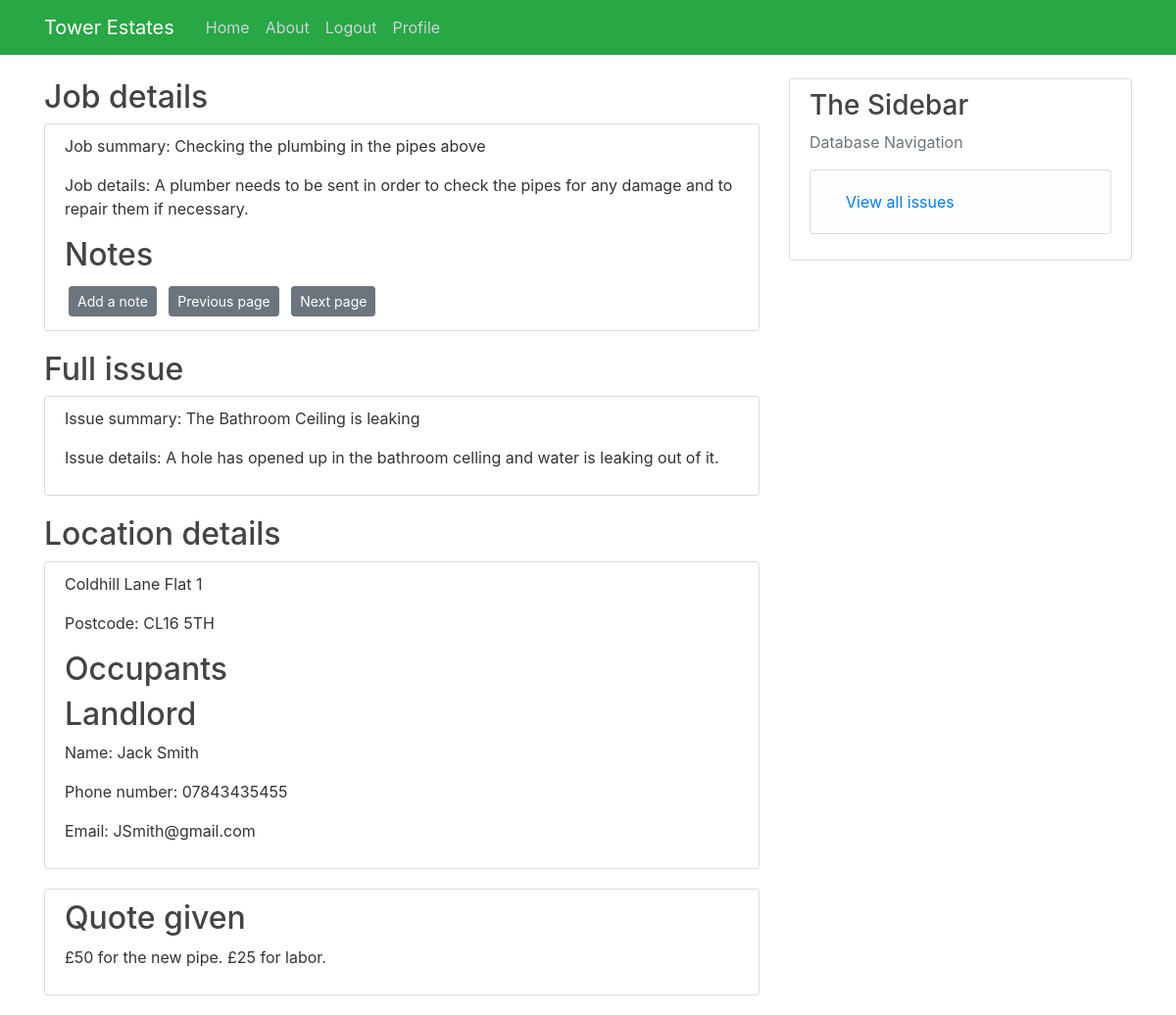
/contractor_job/1 (signed in), run on the app's committed database.
### Tower/models.py (models this page shows, shortened)
class Jobs(db.Model):
    job_id = db.Column(db.Integer, primary_key=True)
    summary = db.Column(db.String(100), nullable=False)
    content = db.Column(db.String(500), nullable=False)
    opened = db.Column(db.DateTime, nullable=False, default=datetime.utcnow())
    closed = db.Column(db.Boolean, default=False)
    issue = db.Column(db.Integer, db.ForeignKey("issue.issue_id"), nullable=False)
    quotes = db.relationship("Quotes", backref="Jobs", lazy=True, cascade="all, delete-orphan")
    notes = db.relationship("Jobs_Notes", backref="Jobs", lazy=True, cascade="all, delete-orphan")

class Issue(db.Model):
    issue_id = db.Column(db.Integer, primary_key=True)
    summary = db.Column(db.String(100), nullable=False)
    content = db.Column(db.String(500), nullable=False)
    approved = db.Column(db.Boolean, default=False)
    opened = db.Column(db.DateTime, nullable=False, default=datetime.utcnow())
    closed = db.Column(db.Boolean, default=False)
    property_id = db.Column(db.Integer, db.ForeignKey("properties.property_id"), nullable=False)
    jobs = db.relationship("Jobs", backref="Issue", lazy=True, cascade="all, delete-orphan")
    notes = db.relationship("Issue_Notes", backref="Issue", lazy=True, cascade="all, delete-orphan")

class Properties(db.Model):
    property_id = db.Column(db.Integer, primary_key=True)
    address_line_1 = db.Column(db.String(35), nullable=False)
    address_line_2 = db.Column(db.String(20), nullable=True, default=" ")
    postcode = db.Column(db.String(10), nullable=False)
    landlord_id = db.Column(db.Integer, db.ForeignKey("user.user_id"), nullable=False)
    issue = db.relationship("Issue",cascade="all, delete-orphan", backref="Properties", lazy=True)

class User(db.Model, UserMixin):
    user_id = db.Column(db.Integer, primary_key=True)
    name = db.Column(db.String(55), nullable=False)
    phone_number= db.Column(db.String(15), nullable=False)
    role= db.Column(db.String(12), nullable=False)
    email = db.Column(db.String(120), unique=True, nullable=False)
    business= db.Column(db.String(150), nullable=True)
    password = db.Column(db.String(64), nullable=False)
    properties = db.relationship("Properties",cascade="all, delete-orphan" ,backref="User", lazy=True)
    occupants = db.relationship("Tenancies", backref="User", secondary=occupants, lazy=True)
    contractor = db.relationship("Quotes", cascade="all, delete-orphan",backref="User", lazy=True)

class Quotes(db.Model):
    quote_id = db.Column(db.Integer, primary_key=True)
    created = db.Column(db.DateTime, default=datetime.utcnow)
    content = db.Column(db.String(500), nullable=False)
    chosen = db.Column(db.Boolean, default=False)
    job = db.Column(db.Integer, db.ForeignKey("jobs.job_id"), nullable=False)
    contractor = db.Column(db.Integer, db.ForeignKey("user.user_id"), nullable=False)

### Tower/routes.py (the view)
@app.route("/contractor_job/<int:job_id>")
@login_required
def contractor_job(job_id):
    page = request.args.get("page", 1, type=int)
    quote = db.session.query(Quotes).filter_by(job = job_id).first()
    job = db.session.query(Jobs).filter_by(job_id = job_id).first()
    issue= db.session.query(Issue).filter_by(issue_id = job.issue).first()
    location = db.session.query(Properties).filter_by(property_id = issue.property_id).first()
    landlord = db.session.query(User).filter_by(user_id = location.landlord_id).first()
    job_notes= db.session.query(Jobs_Notes).filter(Jobs_Notes.job == job.job_id)
    notes = job_notes.paginate(page, per_page=5)
    next_url = url_for("contractor_job", page=notes.next_num) \
        if notes.has_next else None
    prev_url = url_for("contractor_job", page=notes.prev_num) \
        if notes.has_prev else None
    occupants = db.session.query(User, Tenancies).outerjoin(Tenancies.occupants).filter(Tenancies.property_id == location.property_id)
    return render_template("contractor_job.html", quote=quote, job=job, location=location, issue=issue,
                           landlord=landlord, occupants=occupants, title="Job", next_url=next_url, prev_url=prev_url,
                           notes=notes)

### Tower/models.py (called while the page is built)
@login_manager.user_loader
def load_user(user_id):
    return User.query.get(int(user_id))

### Tower/templates/contractor_job.html (shortened to what this page needs)
{% extends "layout.html" %}
{% block content %}
<div class="article-title">
    <h2>Job details</h2>
</div>
<div class="content-section">
    <p>Job summary: {{job.summary}}</p>
    <p>Job details: {{job.content}}</p>
    <h2 class="article-title"> Notes</h2>
    <a class="btn btn-secondary btn-sm m-1" href=" {{url_for('add_job_note', job_id = job.job_id)}}">Add a note</a>
    <a class="btn btn-secondary btn-sm m-1" href=" {{prev_url}}">Previous page</a>
    <a class="btn btn-secondary btn-sm m-1" href=" {{next_url}}">Next page</a>
</div>
<div class="article-title">
    <h2>Full issue</h2>
</div>
<div class="content-section">
    <p>Issue summary: {{issue.summary}}</p>
    <p>Issue details: {{issue.content}}</p>
</div>
<div class="article-title">
    <h2>Location details</h2>
</div>
<div class="content-section">
    <p>{{location.address_line_1}} {{location.address_line_2}}</p>
    <p>Postcode: {{location.postcode}} </p>
    <h2 class="article-title">Occupants</h2>
    <h2 class="article-title">Landlord</h2>
    <p>Name: {{landlord.name}}</p>
    <p>Phone number: {{landlord.phone_number}}</p>
    <p>Email: {{landlord.email}}</p>
</div>
<div class="content-section">
    <h2> Quote given</h2>
    <p>{{quote.content}}</p>
</div>
{% endblock content %}

### Tower/Static/main.css (style rules this page uses)
body { background: #ffffff; color: #333333; margin-top: 5rem; }
h1, h2, h3, h4, h5, h6 { color: #444444; }
.content-section { background: #ffffff; padding: 10px 20px; border: 1px solid #dddddd; border-radius: 3px; margin-bottom: 20px; }
.article-title { color: #444444; }

### data on the page
Jobs: summary "Checking the plumbing in the pipes above", content "A plumber needs to be sent in order to check the pipes for any damage and to repair them if necessary."
Issue: summary "The Bathroom Ceiling is leaking", content "A hole has opened up in the bathroom celling and water is leaking out of it."
Properties: address_line_1 "Coldhill Lane", address_line_2 "Flat 1", postcode "CL16 5TH"
User: name "Jack Smith", phone_number "07843435455", email "JSmith@gmail.com"
Quotes: content "£50 for the new pipe. £25 for labor."
